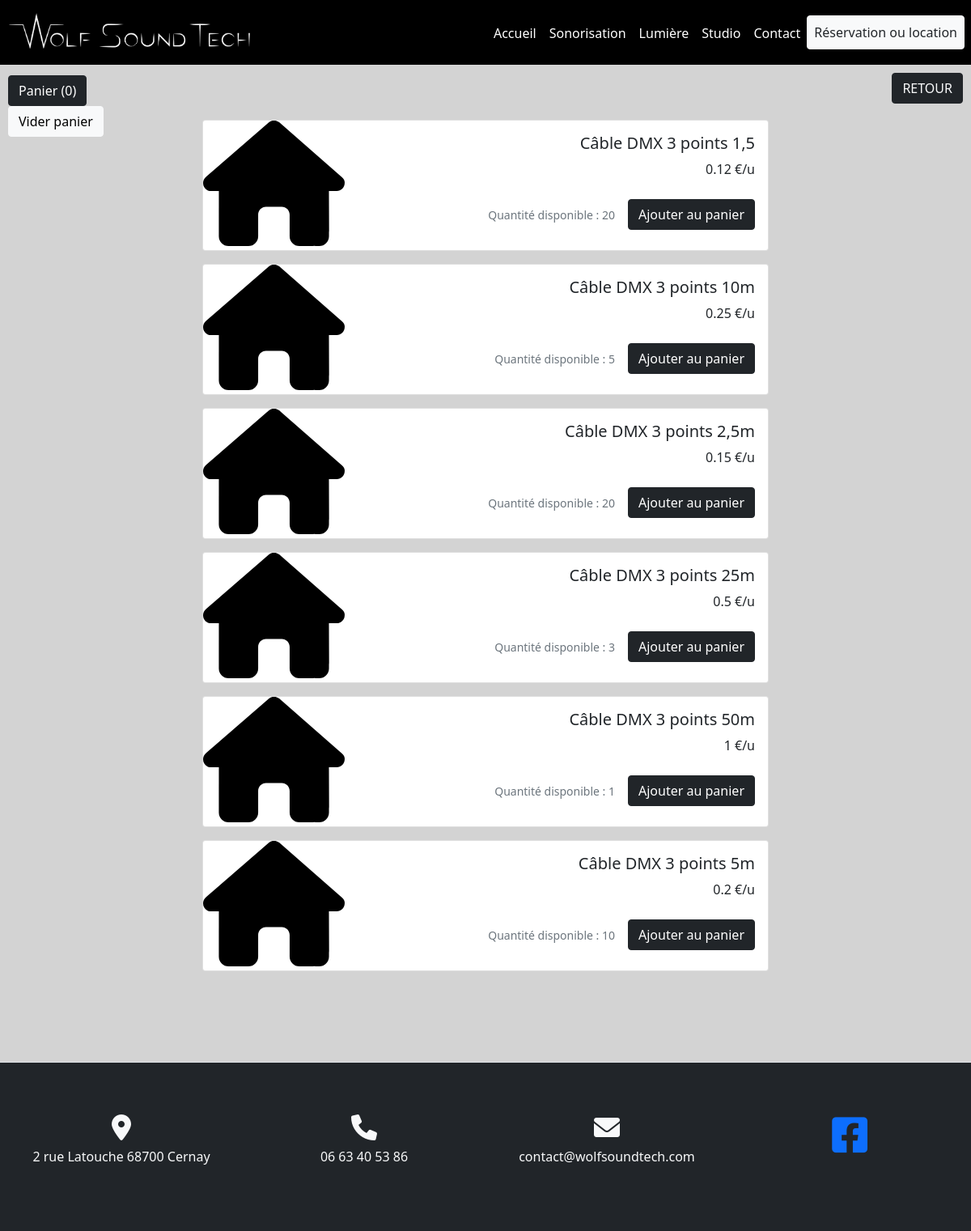
Screenshot of /index2.php?page=cbllum with the database file from the repository.
### tables this page shows
CREATE TABLE `produit` (
  `ref` varchar(50) NOT NULL,
  `libellePrd` varchar(200) NOT NULL,
  `descriptionPrd` text NOT NULL,
  `imgPrd` text NOT NULL,
  `prix` float NOT NULL,
  `qte` int NOT NULL,
  `catID` int NOT NULL,
  `sousCatID` int DEFAULT NULL,
  `created_at` datetime DEFAULT NULL,
  `updated_at` datetime DEFAULT NULL,
  `deleted_at` datetime DEFAULT NULL
);

### classes/produits.php (called while the page is built, shortened)
<?php function afficherPrdC2SC2()
{
    if(require("config/connexion.php"))
    {
        $req=$access->prepare("SELECT libellePrd, descriptionPrd, imgPrd, prix, qte FROM produit WHERE sousCatID=5 ORDER BY libellePrd");
        $req->execute();
        $data = $req->fetchAll(PDO::FETCH_OBJ);
        return $data;
    }
} ?>

### rub/cbllum.php (the view)
<?php
require("classes/produits.php");
  $CblLum=afficherPrdC2SC2();
?>
<div class="container-fluid">
<a href="index2.php?page=cbl" class="btn btn-dark text-decoration-none text-light" style="position: absolute;top: 90px;right: 10px; z-index : 1;">RETOUR</a>
<div class="row m-auto">
<div class="col-12 mb-5 mt-5 pb-5">
<?php foreach($CblLum as $cbllum) { ?>
    <div class="card mb-3 m-auto" style="max-width: 700px">
        <div class="row g-0">
            <div class="col-md-3">
                    <img src="<?= $cbllum->imgPrd?>" class="card-img img-fluid d-none d-md-block" alt="<?= $cbllum->libellePrd ?>">
                </div>
                <div class="col-md-9">
             <div class="card-body text-end">
                <h5 class="card-title"><?= $cbllum->libellePrd?></h5>
                <p class="card-text"><?= $cbllum->prix.' €/u'?></p>
               <span class="d-flex justify-content-end align-items-center"> <p class="card-text pt-3"><small class="text-muted mx-3"><?= 'Quantité disponible : '.$cbllum->qte?></small></p><button class="add-to-cart btn btn-dark"
               data-name=<?= $cbllum->libellePrd?>
               data-price=<?= $cbllum->prix
               ?>
                   >Ajouter au panier
                </button></span>
             </div>
            </div>
        </div>
    </div>
    <?php } ?>
</div>
</div>
</div>

### css/style.css (style rules this page uses)
body { margin-top: 100px; }
.card { margin-bottom: 20px; }

### rows the page displays
produit: imgPrd (picture), libellePrd "Câble DMX 3 points 1,5", prix "0.12", qte "20"
produit: imgPrd (picture), libellePrd "Câble DMX 3 points 10m", prix "0.25", qte "5"
produit: imgPrd (picture), libellePrd "Câble DMX 3 points 2,5m", prix "0.15", qte "20"
produit: imgPrd (picture), libellePrd "Câble DMX 3 points 25m", prix "0.5", qte "3"
produit: imgPrd (picture), libellePrd "Câble DMX 3 points 50m", prix "1", qte "1"
produit: imgPrd (picture), libellePrd "Câble DMX 3 points 5m", prix "0.2", qte "10"
